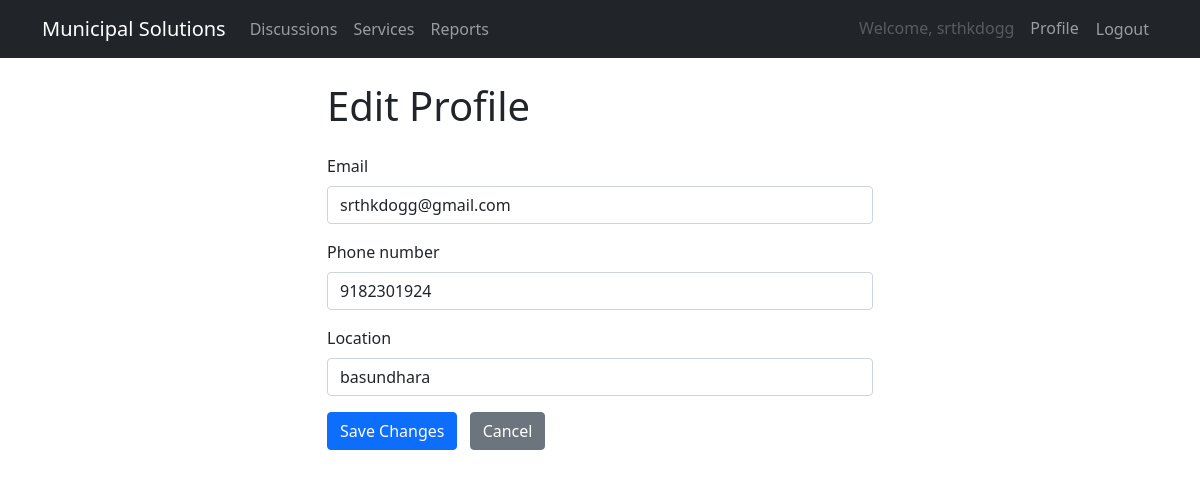
Page /accounts/profile/edit/ (signed in) on the committed database.
### accounts/models.py (models this page shows, shortened)
class CustomUser(AbstractUser):
    is_admin     = models.BooleanField(default=False)
    phone_number = models.CharField(max_length=20, blank=True)
    address      = models.TextField(blank=True)
    email        = models.EmailField(unique=True)

class Profile(models.Model):
    user     = models.OneToOneField(settings.AUTH_USER_MODEL, on_delete=models.CASCADE)
    location = models.CharField(max_length=255, blank=True)

### accounts/views.py (the view)
# urls.py: path('profile/edit/', views.edit_profile, name='edit_profile'),
@login_required
def edit_profile(request):
    if request.method == 'POST':
        form = EditProfileForm(request.POST)
        if form.is_valid():
            u = request.user
            u.email            = form.cleaned_data['email']
            u.phone_number     = form.cleaned_data['phone_number']
            u.profile.location = form.cleaned_data['location']
            u.save()
            u.profile.save()
            return redirect('profile')
    else:
        form = EditProfileForm(initial={
            'email':        request.user.email,
            'phone_number': request.user.phone_number,
            'location':     request.user.profile.location,
        })
    return render(request, 'accounts/edit_profile.html', {
        'form': form
    })

### accounts/forms.py (shortened to what this page needs)
class EditProfileForm(forms.Form):
    email        = forms.EmailField(
        label="Email",
        widget=forms.EmailInput({
            'class':       'form-control',
            'placeholder': 'you@example.com',
            'required':    'required'
        })
    )
    phone_number = forms.CharField(
        label="Phone number",
        widget=forms.TextInput({
            'class':       'form-control',
            'placeholder': '10-digit phone number',
            'required':    'required',
            'pattern':     r'\d{10}',
            'title':       'Enter exactly 10 digits.'
        })
    )
    location     = forms.CharField(
        label="Location",
        required=False,
        widget=forms.TextInput({
            'class':        'form-control',
            'placeholder':  'Your city or address'
        }),
        max_length=255
    )

### templates/accounts/edit_profile.html (shortened to what this page needs)
{% extends 'base.html' %}
{% block content %}
<div class="row justify-content-center">
  <div class="col-md-6">
    <h1 class="mb-4">Edit Profile</h1>
    <form method="post" novalidate>
      {% for field in form %}
        <div class="mb-3">
          <label for="{{ field.id_for_label }}" class="form-label">{{ field.label }}</label>
          {{ field }}
        </div>
      {% endfor %}
      <button type="submit" class="btn btn-primary">Save Changes</button>
      <a href="{% url 'profile' %}" class="btn btn-secondary ms-2">Cancel</a>
    </form>
  </div>
</div>
{% endblock %}

### templates/base.html (shortened to what this page needs)
<!DOCTYPE html>
<html>
<head>
    <link href="https://cdn.jsdelivr.net/npm/bootstrap@5.1.3/dist/css/bootstrap.min.css" rel="stylesheet">
</head>
<body>
<nav class="navbar navbar-expand-lg navbar-dark bg-dark">
  <div class="container">
    <a class="navbar-brand" href="{% url 'home' %}">Municipal Solutions</a>
    <div class="collapse navbar-collapse" id="mainNav">
      <ul class="navbar-nav me-auto mb-2 mb-lg-0">
        <li class="nav-item">
          <a class="nav-link" href="{% url 'discussions' %}">Discussions</a>
        </li>
        <li class="nav-item">
          <a class="nav-link" href="{% url 'service_page' %}">Services</a>
        </li>
        <li class="nav-item">
          <a class="nav-link" href="{% url 'reports' %}">Reports</a>
        </li>
      </ul>
      <ul class="navbar-nav mb-2 mb-lg-0">
        {% if user.is_authenticated %}
          <li class="nav-item">
            <span class="nav-link disabled">Welcome, {{ user.username }}</span>
          </li>
          <li class="nav-item">
            <a class="nav-link" href="{% url 'profile' %}">Profile</a>
          </li>
          <li class="nav-item">
            <form method="post" action="{% url 'logout' %}">
              <button type="submit" class="nav-link btn btn-link">Logout</button>
            </form>
          </li>
        {% endif %}
      </ul>
    </div>
  </div>
</nav>
<div class="container mt-4">
  {% block content %}{% endblock %}
</div>
</body>
</html>

### rows in the picture
CustomUser: username "srthkdogg", form "srthkdogg@gmail.com" "9182301924"
Profile: form "basundhara"

### other values in the picture
{{ field.label }} "Email" "Phone number" "Location"
